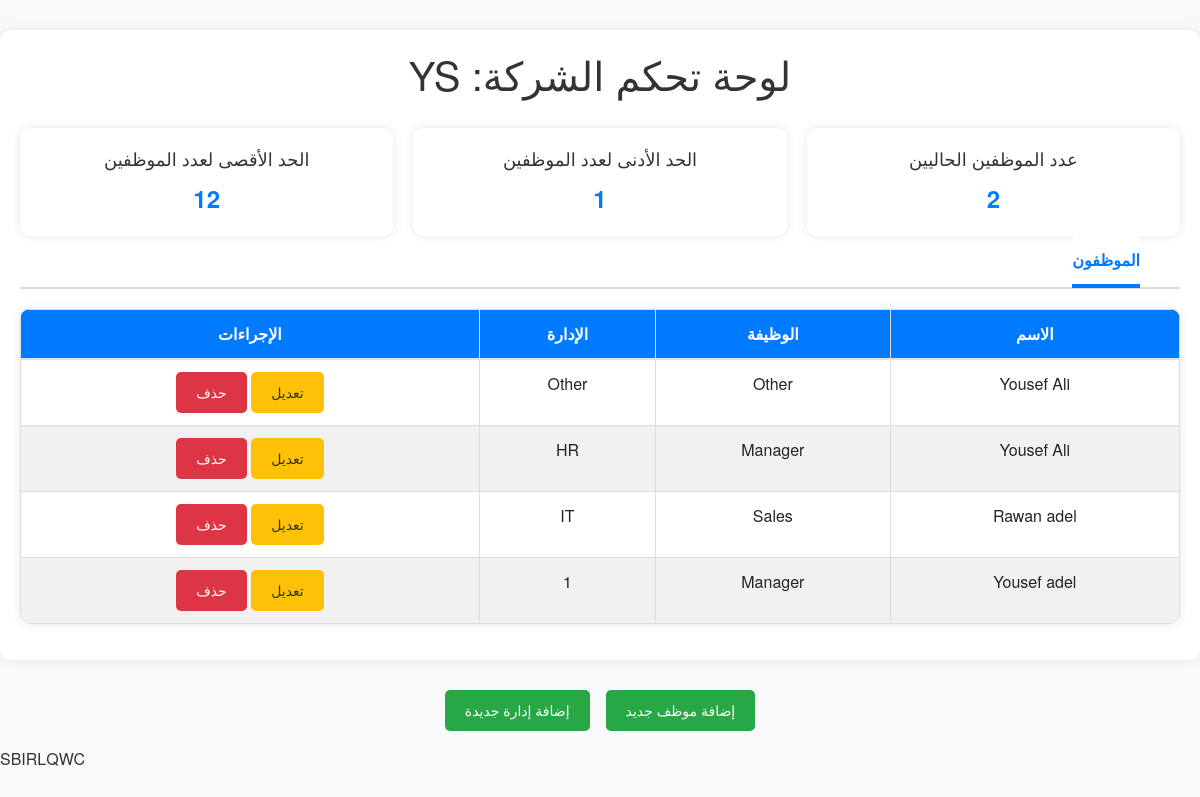
The page /company/1/dashboard/ (signed in) on the database its author committed.
### AMOON_app/models.py (models this page shows, shortened)
class Company(models.Model):
    id = models.AutoField(primary_key=True)
    code = models.CharField(max_length=10, unique=True, default=generate_company_code)
    company_username = models.CharField(max_length=100, unique=True)
    name = models.CharField(max_length=255)
    company_password = models.CharField(max_length=100)
    address = models.TextField()
    max_employee_count = models.PositiveIntegerField()
    min_employee_count = models.PositiveIntegerField(default=1, editable=False)
    created_at = models.DateTimeField(auto_now_add=True)
    updated_at = models.DateTimeField(auto_now=True)
    employee_count = models.PositiveIntegerField(default=0)  # هذا الحقل سيتم تحديثه

class CustomUser(AbstractUser):
    id = models.AutoField(primary_key=True)
    profile_image = models.ImageField(upload_to='profile_images/', blank=True, null=True)
    hire_date = models.DateField(default=now)  # تاريخ التوظيف
    last_seen = models.DateTimeField(auto_now=True )  # يتم تحديثه تلقائيًا عند آخر نشاط
    company = models.ForeignKey(
        Company,
        on_delete=models.CASCADE,
        null=True,
        blank=True,
        related_name="users"
    )
    department = models.CharField(
        max_length=50,
        choices=DEPARTMENTS,
        default='Other',
        blank=True
    )
    job_title = models.CharField(
        max_length=50,
        choices=JOB_TITLES,
        default='Other',
        blank=True
    )
    groups = models.ManyToManyField(Group, related_name="customuser_set", blank=True)
    user_permissions = models.ManyToManyField(Permission, related_name="customuser_permissions_set", blank=True)
    USER_TYPE_CHOICES = (
        ('company', 'Company'),
        ('employee', 'Employee'),
    )
    user_type = models.CharField(max_length=10, choices=USER_TYPE_CHOICES, default='employee')
    position = models.CharField(max_length=100, blank=True)
    created_at = models.DateTimeField(auto_now_add=True)
    updated_at = models.DateTimeField(auto_now=True)

### AMOON_app/views.py (the view)
# urls.py: path('company/<int:company_id>/dashboard/', views.company_dashboard, name='company_dashboard'),
def company_dashboard(request, company_id):
    if 'company_id' not in request.session or request.session['company_id'] != company_id:
        messages.error(request, "يجب تسجيل الدخول أولاً.")
        return redirect('company_login')
    try:
        company = get_object_or_404(Company, id=company_id)
        employees = CustomUser.objects.filter(company=company)
        departments = Department.objects.filter(company=company)
        DEPARTMENTS = (  # افترضنا أن هذا tuple مثال
            ('HR', 'Human Resources'),
            ('IT', 'Information Technology'),
        )
        job_title = {  # افترضنا أن هذا dict مثال
            'HR': 'Human Resources',
            'IT': 'Information Technology',
        }
        context = {
            'company': company,
            'employees': employees,
            'departments': departments,
            'DEPARTMENTS': DEPARTMENTS,
            'job_title': JOB_TITLES
        }
        return render(request, 'company_dashboard.html', context)
    except Company.DoesNotExist:
        messages.error(request, "الشركة غير موجودة.")
        return redirect('company_login')
    except Exception as e:
        messages.error(request, f"حدث خطأ: {str(e)}")
        return redirect('company_login')

### AMOON_app/templates/company_dashboard.html (shortened to what this page needs)
<!DOCTYPE html>
<html lang="ar">
<head>
    <link rel="stylesheet" href="https://stackpath.bootstrapcdn.com/bootstrap/4.3.1/css/bootstrap.min.css">
</head>
<body>
    <div class="container">
   <h1>لوحة تحكم الشركة: {{ company.name }}</h1>
   <div class="stats-cards">
     <div class="stat-card">
       <h3>عدد الموظفين الحاليين</h3>
       <p>{{ company.employee_count }}</p>
     </div>
     <div class="stat-card">
       <h3>الحد الأدنى لعدد الموظفين</h3>
       <p>{{ company.min_employee_count }}</p>
     </div>
     <div class="stat-card">
       <h3>الحد الأقصى لعدد الموظفين</h3>
       <p>{{ company.max_employee_count }}</p>
     </div>
   </div>
        <ul class="nav nav-tabs" id="myTab" role="tablist">
            <li class="nav-item">
                <a class="nav-link active" id="employees-tab" data-toggle="tab" href="#employees" role="tab" aria-controls="employees" aria-selected="true">الموظفون</a>
            </li>
        </ul>
            <table class="table">
                    <thead>
                        <tr>
                            <th>الاسم</th>
                            <th>الوظيفة</th>
                            <th>الإدارة</th>
                            <th>الإجراءات</th>
                        </tr>
                    </thead>
                    <tbody>
                        {% for employee in employees %}
                        <tr>
                            <td>{{ employee.first_name }} {{ employee.last_name }}</td>
                            <td>{{ employee.job_title }}</td>
                            <td>{{ employee.department }}</td>
                            <td>
                                <button type="button" class="btn btn-warning" data-toggle="modal" data-target="#editEmployeeModal{{ employee.id }}">
                                    تعديل
                                </button>
                                <form method="POST" action="{% url 'remove_employee' company.id employee.id %}" style="display: inline;">
                                    <button type="submit" class="btn btn-danger" onclick="return confirm('هل أنت متأكد من حذف هذا الموظف؟')">حذف</button>
                                </form>
                            </td>
                        </tr>
                        {% endfor %}
                    </tbody>
                </table>
        </div>
              <div class="d-flex justify-content-center flex-wrap">
                <button type="button" class="btn btn-success mb-3 mx-2" data-toggle="modal" data-target="#addEmployeeModal">
                  إضافة موظف جديد
                </button>
                <a href="{% url 'add_department' company.id %}" class="btn btn-success mb-3 mx-2">
                  إضافة إدارة جديدة
                </a>
              </div>
    {{ company.code }}
</body>
</html>

### AMOON_app/templates/company_dashboard.html (style rules this page uses)
:root { --primary-color: #007bff; --secondary-color: #28a745; --warning-color: #ffc107; --danger-color: #dc3545; --bg-color: #f8f9fa; --card-bg: #fff; --text-color: #333; --border-radius: 10px; --box-shadow: 0 0 15px rgba(0, 0, 0, 0.1); }
body { background-color: var(--bg-color); font-family: 'Helvetica Neue', Arial, sans-serif; color: var(--text-color); direction: rtl; margin: 0; padding: 0; }
.container { max-width: 1200px; margin: 30px auto; padding: 20px; background-color: var(--card-bg); border-radius: var(--border-radius); box-shadow: var(--box-shadow); }
h1, h2 { color: var(--text-color); margin-bottom: 15px; }
.table { width: 100%; border-collapse: collapse; margin-top: 20px; background-color: var(--card-bg); border-radius: var(--border-radius); overflow: hidden; box-shadow: var(--box-shadow); }
.table th, .table td { border: 1px solid #ddd; padding: 12px; text-align: center; }
.table th { background-color: var(--primary-color); color: #fff; }
.table tr:nth-child(even) { background-color: #f1f1f1; }
.btn { padding: 10px 20px; border: none; border-radius: 5px; font-size: 14px; cursor: pointer; transition: all 0.3s ease; }
.btn-success { background-color: var(--secondary-color); color: #fff; }
.btn-warning { background-color: var(--warning-color); color: #333; }
.btn-danger { background-color: var(--danger-color); color: #fff; }
.nav-tabs { display: flex; border-bottom: 2px solid #ddd; margin-bottom: 20px; }
.nav-tabs .nav-link { flex: 1; padding: 12px 0; text-align: center; font-weight: bold; color: var(--text-color); background-color: transparent; border: none; cursor: pointer; transition: background-color 0.3s ease; }
.nav-tabs .nav-link.active { border-bottom: 4px solid var(--primary-color); color: var(--primary-color); }
:root { --primary-color: #007bff; --bg-color: #f8f9fa; --card-bg: #fff; --text-color: #333; --border-radius: 10px; --box-shadow: 0 0 10px rgba(0, 0, 0, 0.1); }
.container h1 { text-align: center; margin-bottom: 30px; }
.stats-cards { display: grid; grid-template-columns: repeat(auto-fit, minmax(250px, 1fr)); gap: 20px; }
.stat-card { background-color: var(--card-bg); border-radius: var(--border-radius); padding: 20px; box-shadow: var(--box-shadow); text-align: center; transition: transform 0.3s ease, box-shadow 0.3s ease; }
.stat-card h3 { margin: 0; font-size: 18px; color: var(--text-color); }
.stat-card p { font-size: 24px; margin: 10px 0 0; color: var(--primary-color); font-weight: bold; }

### rows shown on the page
Company: name "YS", employee_count "2", min_employee_count "1", max_employee_count "12", code "SBIRLQWC"
CustomUser: first_name "Yousef", last_name "Ali", job_title "Other", department "Other"
CustomUser: first_name "Yousef", last_name "Ali", job_title "Manager", department "HR"
CustomUser: first_name "Rawan", last_name "adel", job_title "Sales", department "IT"
CustomUser: first_name "Yousef", last_name "adel", job_title "Manager", department "1"
